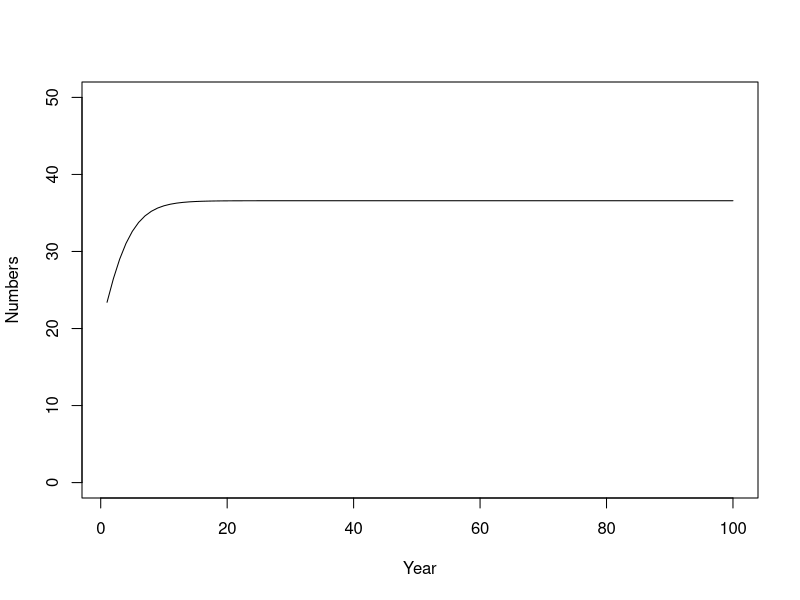
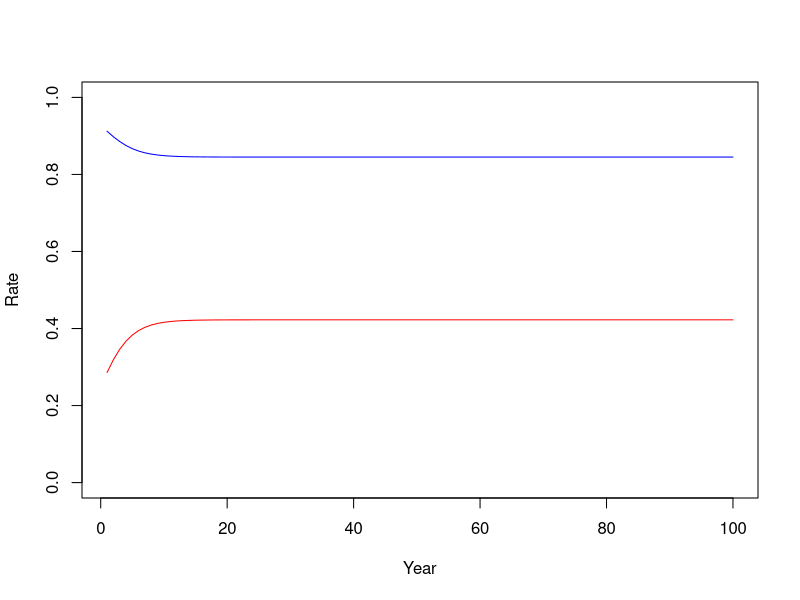
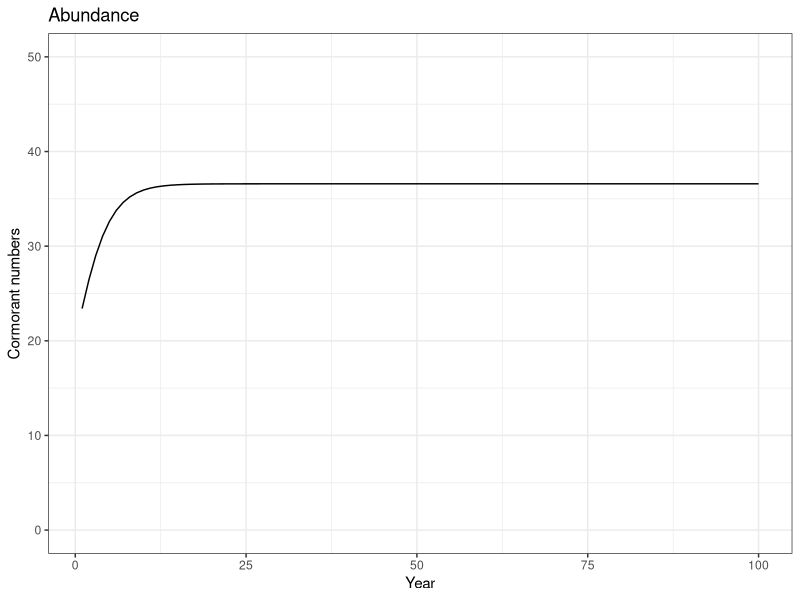
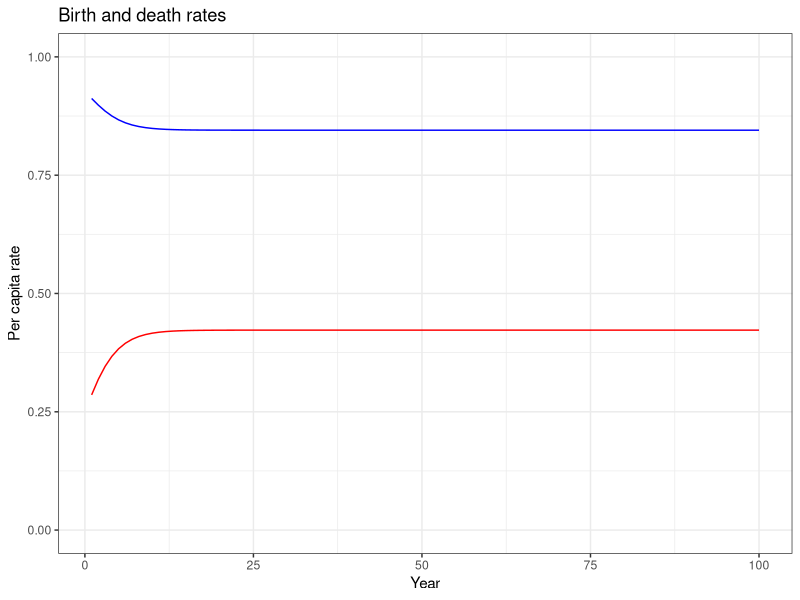

Generate these figures, in order, with R:
#First model - simple closed population

# Define starting values for state variables (only one in this case)
birds <- 20

# Define variables for processes
# Note that, at this point, we're simply assuming these are the parameters that describe the 
#  relationships depicted in Figures 1 and 2. Later, in Unit 4, we'll talk about how to estimate
#  the parameter values from data
a <- 1  
b <- .0046
c <- 1
d <- 50
#Assignment 2.1

# Set up vectors for time series of numbers and rates
birds_over_time <- numeric(100)
birth_rate <- numeric(100)
death_rate <- numeric(100)

# Start the main simulation loop over time
for (i in 1:100) {   # we will run the model for 100 time steps
  
  # Calculate the birth and death rates according to our dynamic processes
  births_per_female <- a * exp(-b * birds)
  deaths_per_capita <- c * birds / (d + birds)
  
  # Convert rates to actual numbers
  births <- births_per_female * birds / 2  # divide by 2 because per female
  deaths <- deaths_per_capita * birds
  
  # Apply the tautology
  birds <- birds + births - deaths
  
  # Update the vectors of numbers and rates
  birds_over_time[i] <- birds
  birth_rate[i] <- births_per_female
  death_rate[i] <- deaths_per_capita
  
  #close the time loop
}

# Plot the results - base version
x <- seq(from=1,to=100)
plot(birds_over_time~x, xlab = "Year", ylab = "Numbers", type='l',
     ylim=c(0,50))
plot(birth_rate~x, xlab="Year", ylab="Rate", type = "l",
     ylim=c(0,1), col='blue')
lines(death_rate~x, col='red')

# Plot the results - ggplot version
library(ggplot2)
x <- seq(from=1,to=100)
Number_plot <- ggplot() +
  geom_line(mapping=aes(x=x,y=birds_over_time)) +
  labs(title = "Abundance",
       x = "Year",
       y = "Cormorant numbers") +
  coord_cartesian(ylim=c(0,50)) +
  theme_bw()
plot(Number_plot)
Rate_plot <- ggplot() +
  geom_line(mapping=aes(x=x,y=birth_rate),
            color='blue') +
  geom_line(mapping=aes(x=x,y=death_rate),
            color="red") +
  labs(title = "Birth and death rates",
       x="Year",
       y="Per capita rate") +
  coord_cartesian(ylim=c(0,1)) +
  theme_bw()
plot(Rate_plot)
